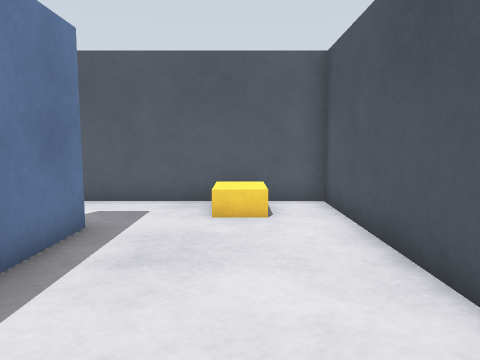
[1] (above)

16 first-person views from a walk through a world built for the Gazebo simulator. The camera is 0.78 m above the floor, tilts 6° down and sees 70° across. The floor is counted in squares, 0.5 m on a side. Each view is taken from the middle of a square. On the plan, view 1 faces up. The plan holds only what a view shows up to about 16 squares ahead; the rest is blank.

[2]
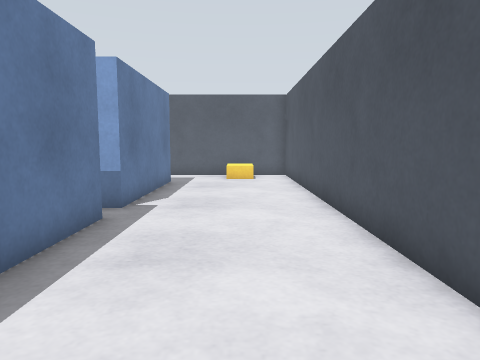

[3]
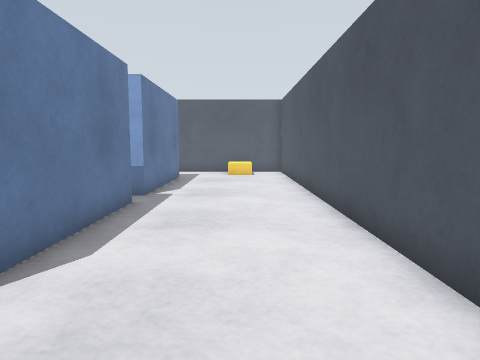

[4]
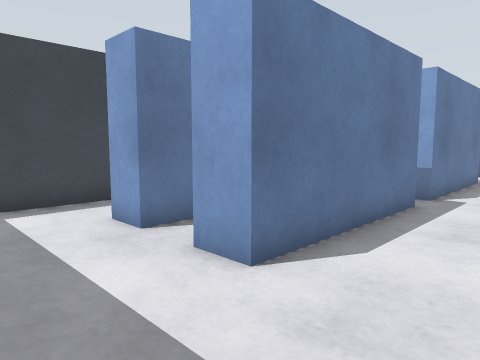

[5]
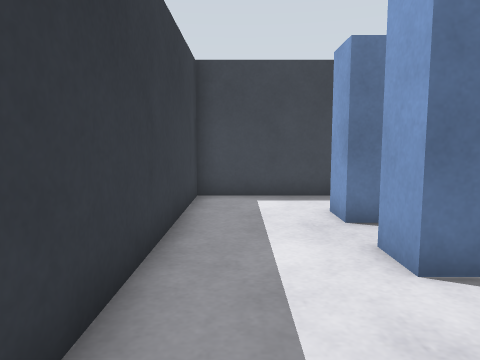

[6]
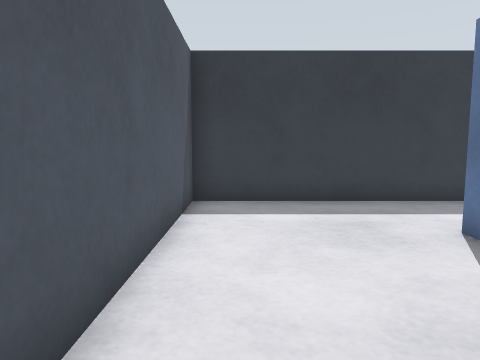

[7]
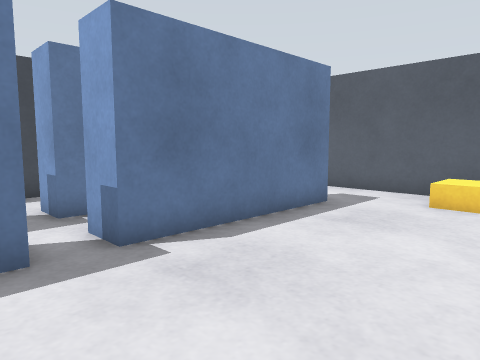

[8]
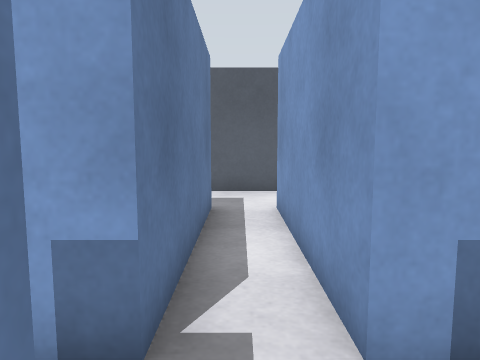

[9]
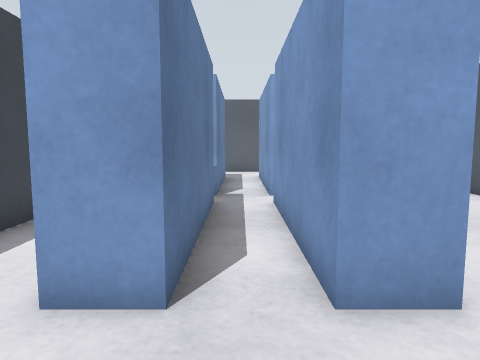

[10]
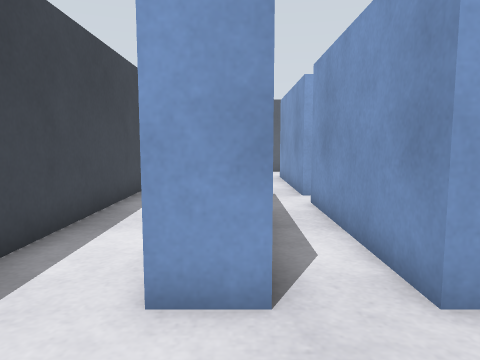

[11]
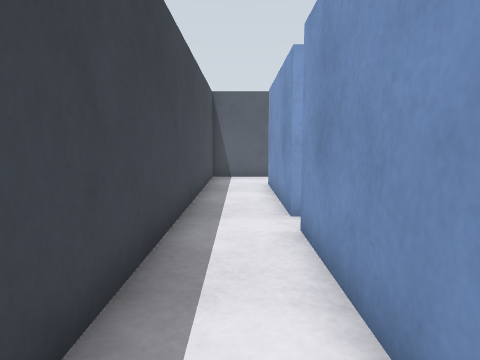

[12]
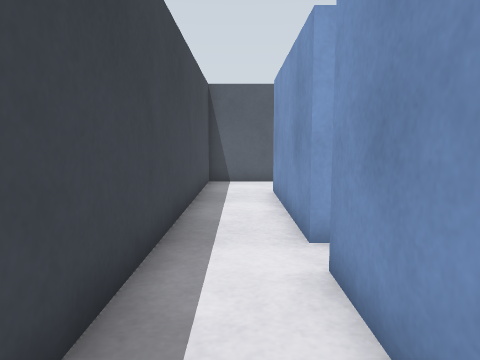

[13]
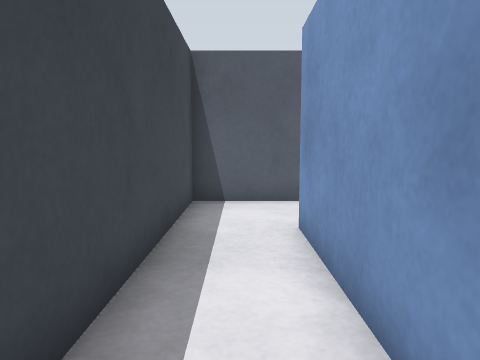

[14]
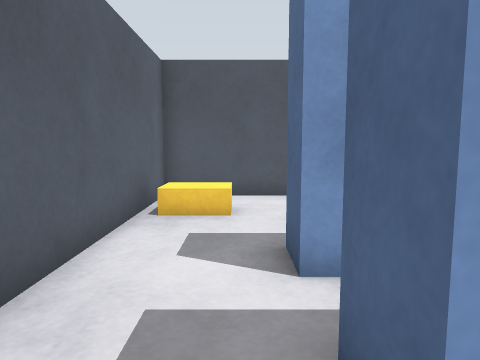

[15]
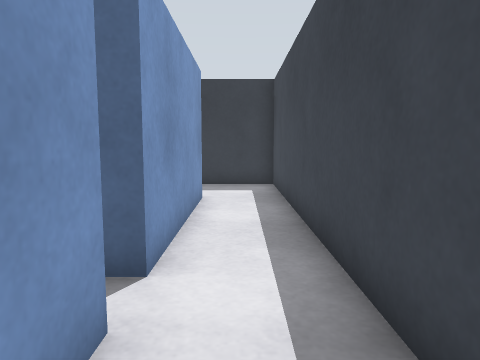

[16]
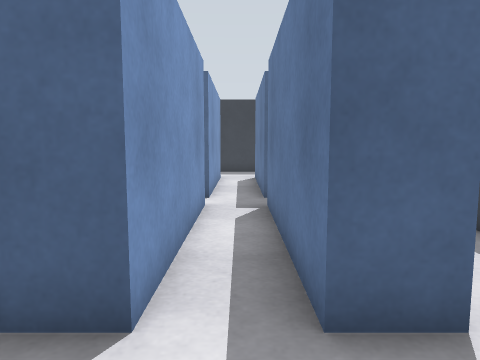

### Floor plan
Ten units are one square. View 1 is at (0, 0); x grows to the right and y downward. Boxes are objects, and circles mark ways between rooms. Rooms are numbered by the first view taken in them; rooms with no view inside come last. Other rooms are left out.
<svg viewBox="-98 -100 126 208">
<path fill="none" stroke="#000" d="M-29 9 -29 69 -41 69M-41 -63 -29 -63 -29 -3 -41 -3M-46 103 23 103 23 -93 -46 -93M-41 -3 -41 -63M-69 9 -57 9 -57 69 -69 69M-41 69 -41 9M-69 -63 -57 -63 -57 -3 -69 -3M-76 103 -46 103M-46 -93 -76 -93M-69 -3 -69 -63M-69 69 -69 9M-76 -93 -93 -93 -93 103 -76 103"/>
<rect x="-5" y="-95" width="10" height="30" fill="#bbb"><title>yellow box</title></rect>
<circle cx="-35" cy="-80" r="3" fill="#2a7"/>
<circle cx="-35" cy="0" r="3" fill="#2a7"/>
<circle cx="-35" cy="90" r="3" fill="#2a7"/>
<circle cx="-65" cy="-80" r="3" fill="#2a7"/>
<circle cx="-65" cy="0" r="3" fill="#2a7"/>
<circle cx="-65" cy="85" r="3" fill="#2a7"/>
<text x="0" y="0">1</text>
<text x="-50" y="10">2</text>
<text x="-90" y="0">3</text>
</svg>
Room 1 opens to room 2. Room 2 opens to room 3.

Where each view was taken, in squares from view 1:
view 1: 0 up, 0 right, facing up
view 2: 8 down, 0 right, facing up
view 3: 10 down, 0 right, facing up
view 4: 10 down, 0 right, facing up-left
view 5: 9 down, 1 right, facing left
view 6: 1 down, 1 right, facing down
view 7: 2 down, 2 right, facing up-left
view 8: 2 down, 5 left, facing up
view 9: 10 down, 5 left, facing up
view 10: 10 down, 6 left, facing up
view 11: 7 down, 8 left, facing up
view 12: 5 down, 8 left, facing up
view 13: 0 up, 8 left, facing up
view 14: 7 up, 8 left, facing right
view 15: 3 up, 8 left, facing down
view 16: 9 up, 5 left, facing down
